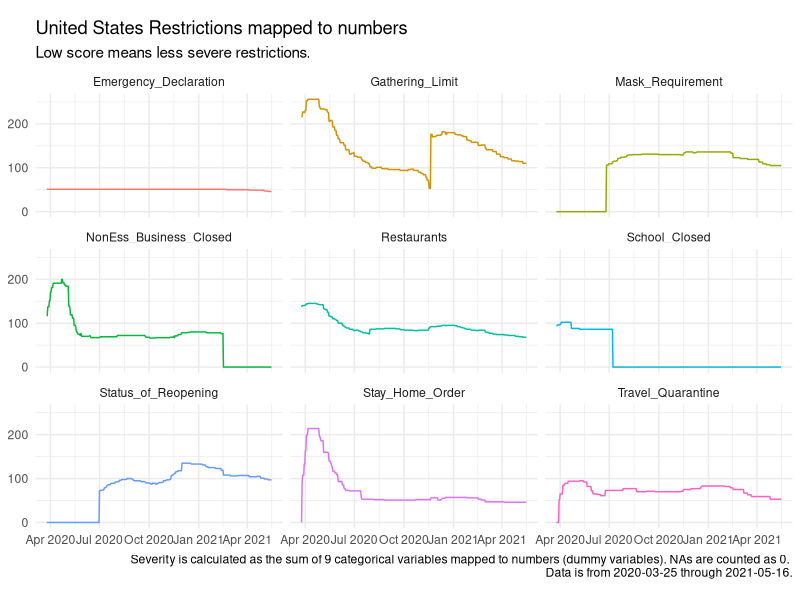

The R script that drew this image: (Note: this script raises an error after producing the figure.)
# 032_plot_raw_series.R
# Michael Boerman January 2021
# 
# output: categories_states.png 
#         categories_national.png

# ---- Setup ------------------------------------------------------------------#

library(readr)
library(dplyr)
library(tidyr)
library(ggplot2)
library(here)

# un-comment and source the previous file if you are not going through sequentially.
# source(here("Code/021_make_factor_levels.R"))

# ---- Load Previous Data -----------------------------------------------------#
# From 021_make_factor_levels:

summary_df <- read_csv(here("Intermediate_Data/summary_df.csv"))

# ---- Plots ------------------------------------------------------------------#

# 1: All Categories (facet wrapped)
summary_df %>%
  ggplot(aes(x = Date, y = sums, color = Category)) +
  geom_line() +
  facet_wrap(~Category, scales = "fixed") + # fix to show the impact of each if not standardized.
  theme_minimal() +
  theme(
    axis.title.y = element_blank(),
    axis.title.x = element_blank(),
    legend.position = "none",
    aspect.ratio = .5
  ) +
  ggtitle(
    label = "United States Restrictions mapped to numbers",
    subtitle = "Low score means less severe restrictions."
  ) +
  labs(caption = paste0("Severity is calculated as the sum of 9 categorical variables mapped to numbers (dummy variables). NAs are counted as 0. \n Data is from ", min(summary_df$Date), " through ", max(summary_df$Date), ".")) +
  ggsave(here("Results/plots/categories_states.png"), width = 12, height = 6)

# 2. Aggregated into US
summary_df %>%
  group_by(Date) %>%
  summarize(total_sum = sum(sums, na.rm = T)) %>%
  ungroup() %>%
  ggplot(aes(x = Date, y = total_sum)) +
  geom_line(size = 1.25) +
  theme_minimal() +
  theme(
    panel.grid.major.x = element_line(size = 1, colour = "lightgrey"),
    panel.grid.minor.y = element_blank(),
    axis.title.x = element_blank(),
    aspect.ratio = .5
  ) +
  scale_y_continuous(position = "right") +
  scale_x_date(
    date_minor_breaks = "1 week",
    date_breaks = "1 month",
    date_labels = " %b \n %Y"
  ) +
  ggtitle(
    label = "US Rescriction Severity Index",
    subtitle = "Low score means less severe restrictions."
  ) +
  labs(caption = paste0("Severity is calculated as the sum of 9 categorical variables mapped to numbers (dummy variables). NAs are counted as 0. \n Data is from ", min(summary_df$Date), " through ", max(summary_df$Date), ".")) +
  ylab("Severity Index Score") +
  ggsave(here("Results/plots/categories_national.png"), width = 12, height = 6)
